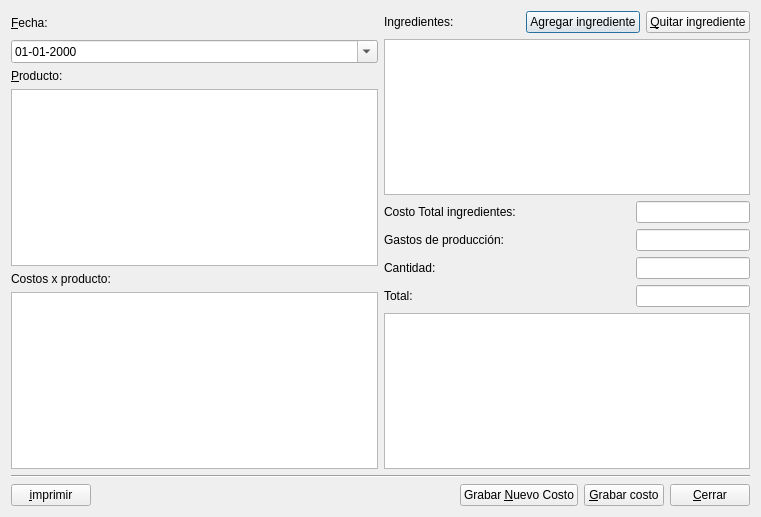
<?xml version="1.0" encoding="UTF-8"?>
<ui version="4.0">
 <class>DlgCostoProduccion</class>
 <widget class="QDialog" name="DlgCostoProduccion">
  <property name="geometry">
   <rect>
    <x>0</x>
    <y>0</y>
    <width>761</width>
    <height>517</height>
   </rect>
  </property>
  <property name="windowTitle">
   <string>Costos de producción</string>
  </property>
  <layout class="QVBoxLayout" name="verticalLayout_5">
   <item>
    <layout class="QHBoxLayout" name="horizontalLayout">
     <item>
      <layout class="QVBoxLayout" name="verticalLayout">
       <item>
        <widget class="QLabel" name="label_7">
         <property name="minimumSize">
          <size>
           <width>0</width>
           <height>23</height>
          </size>
         </property>
         <property name="text">
          <string>&amp;Fecha:</string>
         </property>
         <property name="buddy">
          <cstring>fechaCosto</cstring>
         </property>
        </widget>
       </item>
       <item>
        <widget class="QDateEdit" name="fechaCosto">
         <property name="displayFormat">
          <string>dd-MM-yyyy</string>
         </property>
         <property name="calendarPopup">
          <bool>true</bool>
         </property>
        </widget>
       </item>
       <item>
        <widget class="QLabel" name="label">
         <property name="text">
          <string>&amp;Producto:</string>
         </property>
         <property name="buddy">
          <cstring>listViewProductos</cstring>
         </property>
        </widget>
       </item>
       <item>
        <widget class="QListView" name="listViewProductos">
         <property name="sizePolicy">
          <sizepolicy hsizetype="Preferred" vsizetype="Expanding">
           <horstretch>0</horstretch>
           <verstretch>0</verstretch>
          </sizepolicy>
         </property>
        </widget>
       </item>
       <item>
        <widget class="QLabel" name="label_3">
         <property name="text">
          <string>Costos x producto: </string>
         </property>
        </widget>
       </item>
       <item>
        <widget class="QListView" name="listViewCostosProd"/>
       </item>
      </layout>
     </item>
     <item>
      <layout class="QVBoxLayout" name="verticalLayout_4">
       <item>
        <layout class="QHBoxLayout" name="horizontalLayout_2">
         <item>
          <widget class="QLabel" name="label_5">
           <property name="text">
            <string>Ingredientes:</string>
           </property>
          </widget>
         </item>
         <item>
          <spacer name="horizontalSpacer">
           <property name="orientation">
            <enum>Qt::Horizontal</enum>
           </property>
           <property name="sizeHint" stdset="0">
            <size>
             <width>40</width>
             <height>20</height>
            </size>
           </property>
          </spacer>
         </item>
         <item>
          <widget class="QPushButton" name="btnAddIngrediente">
           <property name="text">
            <string>Agregar ingrediente</string>
           </property>
          </widget>
         </item>
         <item>
          <widget class="QPushButton" name="btnDelIngrediente">
           <property name="text">
            <string>&amp;Quitar ingrediente</string>
           </property>
          </widget>
         </item>
        </layout>
       </item>
       <item>
        <layout class="QVBoxLayout" name="verticalLayout_3">
         <item>
          <widget class="QTableView" name="tableViewIngredientes">
           <property name="sizePolicy">
            <sizepolicy hsizetype="Minimum" vsizetype="Expanding">
             <horstretch>0</horstretch>
             <verstretch>0</verstretch>
            </sizepolicy>
           </property>
          </widget>
         </item>
         <item>
          <layout class="QVBoxLayout" name="verticalLayout_2">
           <item>
            <layout class="QFormLayout" name="formLayout">
             <property name="fieldGrowthPolicy">
              <enum>QFormLayout::AllNonFixedFieldsGrow</enum>
             </property>
             <item row="0" column="1">
              <layout class="QHBoxLayout" name="horizontalLayout_4">
               <item>
                <spacer name="horizontalSpacer_3">
                 <property name="orientation">
                  <enum>Qt::Horizontal</enum>
                 </property>
                 <property name="sizeHint" stdset="0">
                  <size>
                   <width>40</width>
                   <height>20</height>
                  </size>
                 </property>
                </spacer>
               </item>
               <item>
                <widget class="QLineEdit" name="lineEditCostoIngredientes">
                 <property name="readOnly">
                  <bool>true</bool>
                 </property>
                </widget>
               </item>
              </layout>
             </item>
             <item row="1" column="0">
              <widget class="QLabel" name="label_2">
               <property name="text">
                <string>Gastos de producción:</string>
               </property>
              </widget>
             </item>
             <item row="1" column="1">
              <layout class="QHBoxLayout" name="horizontalLayout_5">
               <item>
                <spacer name="horizontalSpacer_4">
                 <property name="orientation">
                  <enum>Qt::Horizontal</enum>
                 </property>
                 <property name="sizeHint" stdset="0">
                  <size>
                   <width>40</width>
                   <height>20</height>
                  </size>
                 </property>
                </spacer>
               </item>
               <item>
                <widget class="QLineEdit" name="lineEditGastosPro">
                 <property name="inputMask">
                  <string/>
                 </property>
                </widget>
               </item>
              </layout>
             </item>
             <item row="2" column="0">
              <widget class="QLabel" name="label_4">
               <property name="text">
                <string>Cantidad:</string>
               </property>
              </widget>
             </item>
             <item row="2" column="1">
              <layout class="QHBoxLayout" name="horizontalLayout_6">
               <item>
                <spacer name="horizontalSpacer_5">
                 <property name="orientation">
                  <enum>Qt::Horizontal</enum>
                 </property>
                 <property name="sizeHint" stdset="0">
                  <size>
                   <width>40</width>
                   <height>20</height>
                  </size>
                 </property>
                </spacer>
               </item>
               <item>
                <widget class="QLineEdit" name="lineEditCant"/>
               </item>
              </layout>
             </item>
             <item row="3" column="0">
              <widget class="QLabel" name="label_6">
               <property name="text">
                <string>Total:</string>
               </property>
              </widget>
             </item>
             <item row="0" column="0">
              <widget class="QLabel" name="label_8">
               <property name="text">
                <string>Costo Total ingredientes:</string>
               </property>
              </widget>
             </item>
             <item row="3" column="1">
              <layout class="QHBoxLayout" name="horizontalLayout_7">
               <item>
                <spacer name="horizontalSpacer_6">
                 <property name="orientation">
                  <enum>Qt::Horizontal</enum>
                 </property>
                 <property name="sizeHint" stdset="0">
                  <size>
                   <width>40</width>
                   <height>20</height>
                  </size>
                 </property>
                </spacer>
               </item>
               <item>
                <widget class="QLineEdit" name="lineEditTotal"/>
               </item>
              </layout>
             </item>
            </layout>
           </item>
           <item>
            <widget class="QPlainTextEdit" name="plainTEDesc">
             <property name="tabChangesFocus">
              <bool>true</bool>
             </property>
            </widget>
           </item>
          </layout>
         </item>
        </layout>
       </item>
      </layout>
     </item>
    </layout>
   </item>
   <item>
    <widget class="Line" name="line">
     <property name="orientation">
      <enum>Qt::Horizontal</enum>
     </property>
    </widget>
   </item>
   <item>
    <layout class="QHBoxLayout" name="horizontalLayout_3">
     <item>
      <widget class="QPushButton" name="btnImprimir">
       <property name="text">
        <string>&amp;imprimir</string>
       </property>
      </widget>
     </item>
     <item>
      <spacer name="horizontalSpacer_2">
       <property name="orientation">
        <enum>Qt::Horizontal</enum>
       </property>
       <property name="sizeHint" stdset="0">
        <size>
         <width>40</width>
         <height>20</height>
        </size>
       </property>
      </spacer>
     </item>
     <item>
      <widget class="QPushButton" name="NuevoPushButton">
       <property name="text">
        <string>Grabar &amp;Nuevo Costo</string>
       </property>
      </widget>
     </item>
     <item>
      <widget class="QPushButton" name="btnGrabarDatos">
       <property name="text">
        <string>&amp;Grabar costo</string>
       </property>
      </widget>
     </item>
     <item>
      <widget class="QPushButton" name="btnCerrar">
       <property name="text">
        <string>&amp;Cerrar</string>
       </property>
      </widget>
     </item>
    </layout>
   </item>
  </layout>
 </widget>
 <tabstops>
  <tabstop>fechaCosto</tabstop>
  <tabstop>listViewProductos</tabstop>
  <tabstop>tableViewIngredientes</tabstop>
  <tabstop>btnAddIngrediente</tabstop>
  <tabstop>btnDelIngrediente</tabstop>
  <tabstop>lineEditCostoIngredientes</tabstop>
  <tabstop>lineEditGastosPro</tabstop>
  <tabstop>lineEditCant</tabstop>
  <tabstop>lineEditTotal</tabstop>
  <tabstop>btnGrabarDatos</tabstop>
  <tabstop>btnCerrar</tabstop>
 </tabstops>
 <resources/>
 <connections/>
</ui>
